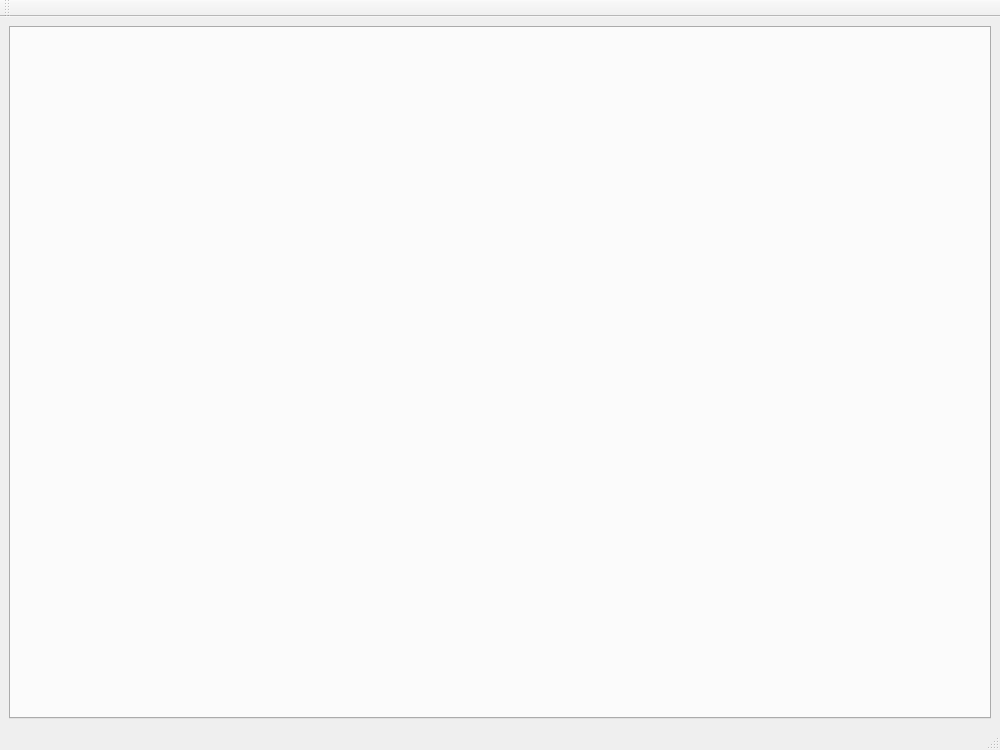
<?xml version="1.0" encoding="UTF-8"?>
<ui version="4.0">
 <class>AdminPanelWindow</class>
 <widget class="QMainWindow" name="AdminPanelWindow">
  <property name="geometry">
   <rect>
    <x>0</x>
    <y>0</y>
    <width>1000</width>
    <height>750</height>
   </rect>
  </property>
  <property name="windowTitle">
   <string>Админ панель</string>
  </property>
  <widget class="QWidget" name="centralwidget">
   <layout class="QVBoxLayout" name="verticalLayout">
    <item>
     <widget class="QTabWidget" name="tabWidget">
      <property name="currentIndex">
       <number>-1</number>
      </property>
     </widget>
    </item>
   </layout>
  </widget>
  <widget class="QMenuBar" name="menubar">
   <property name="geometry">
    <rect>
     <x>0</x>
     <y>0</y>
     <width>1000</width>
     <height>27</height>
    </rect>
   </property>
   <property name="font">
    <font>
     <pointsize>12</pointsize>
    </font>
   </property>
  </widget>
  <widget class="QStatusBar" name="statusbar"/>
  <widget class="QToolBar" name="toolBar">
   <property name="windowTitle">
    <string>toolBar</string>
   </property>
   <attribute name="toolBarArea">
    <enum>TopToolBarArea</enum>
   </attribute>
   <attribute name="toolBarBreak">
    <bool>false</bool>
   </attribute>
  </widget>
 </widget>
 <resources/>
 <connections/>
</ui>
